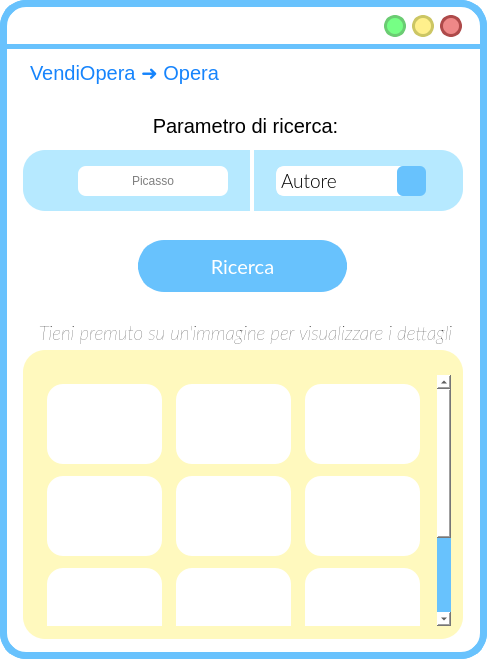
<?xml version="1.0" encoding="UTF-8"?>
<ui version="4.0">
 <class>MainWindow</class>
 <widget class="QMainWindow" name="MainWindow">
  <property name="geometry">
   <rect>
    <x>0</x>
    <y>0</y>
    <width>487</width>
    <height>659</height>
   </rect>
  </property>
  <property name="cursor">
   <cursorShape>ArrowCursor</cursorShape>
  </property>
  <property name="windowTitle">
   <string>MainWindow</string>
  </property>
  <property name="styleSheet">
   <string notr="true">QWidget{
background:rgb(255, 255, 255);
border-radius:26px;
border-color:rgb(104, 194, 253);
border-style: solid;
border-width:7;
}

QLabel{
border-width:0;
font: 20pt &quot;Lato Light&quot;;
}
QLineEdit{
border-width:0;
font: 14pt &quot;Lato Light&quot;;
}
QComboBox{
border-width:0;
font: 14pt &quot;Lato Light&quot;;
}
QAbstractItemView {
    border: 3px solid  rgb(104, 194, 253);  
border-radius:8px;
  selection-background-color:  rgb(104, 194, 253);
margin:-2px;
text-align:center;
border-width:5;
}</string>
  </property>
  <widget class="QWidget" name="centralwidget">
   <widget class="QLabel" name="label">
    <property name="geometry">
     <rect>
      <x>0</x>
      <y>44</y>
      <width>641</width>
      <height>5</height>
     </rect>
    </property>
    <property name="styleSheet">
     <string notr="true">background-color:rgb(104, 194, 253);</string>
    </property>
    <property name="text">
     <string/>
    </property>
   </widget>
   <widget class="QLabel" name="label_2">
    <property name="geometry">
     <rect>
      <x>23</x>
      <y>150</y>
      <width>440</width>
      <height>61</height>
     </rect>
    </property>
    <property name="styleSheet">
     <string notr="true">left: 790px;
top: 159px;
width: 437px;
height: 650px;
line-height: 20px;
border-radius: 22px;
background-color: rgba(182, 233, 255, 255);
text-align: center;</string>
    </property>
    <property name="text">
     <string/>
    </property>
   </widget>
   <widget class="QPushButton" name="reduceButton">
    <property name="geometry">
     <rect>
      <x>384</x>
      <y>15</y>
      <width>22</width>
      <height>22</height>
     </rect>
    </property>
    <property name="sizePolicy">
     <sizepolicy hsizetype="Fixed" vsizetype="Fixed">
      <horstretch>0</horstretch>
      <verstretch>0</verstretch>
     </sizepolicy>
    </property>
    <property name="minimumSize">
     <size>
      <width>22</width>
      <height>22</height>
     </size>
    </property>
    <property name="maximumSize">
     <size>
      <width>24</width>
      <height>24</height>
     </size>
    </property>
    <property name="cursor">
     <cursorShape>PointingHandCursor</cursorShape>
    </property>
    <property name="styleSheet">
     <string notr="true">QPushButton{
 background-color:#76ff85;
 border-style: solid;
 border-radius:11px;
font: 18pt &quot;Candara&quot;;
border-color:#6bcc73;
border-width:3;
}

QPushButton::pressed{
	background-color : white;
	border-color:#6bcc73;
	border-width:3;
}
</string>
    </property>
    <property name="text">
     <string/>
    </property>
   </widget>
   <widget class="QPushButton" name="exitButton">
    <property name="geometry">
     <rect>
      <x>440</x>
      <y>15</y>
      <width>22</width>
      <height>22</height>
     </rect>
    </property>
    <property name="sizePolicy">
     <sizepolicy hsizetype="Fixed" vsizetype="Fixed">
      <horstretch>0</horstretch>
      <verstretch>0</verstretch>
     </sizepolicy>
    </property>
    <property name="minimumSize">
     <size>
      <width>22</width>
      <height>22</height>
     </size>
    </property>
    <property name="maximumSize">
     <size>
      <width>24</width>
      <height>24</height>
     </size>
    </property>
    <property name="cursor">
     <cursorShape>PointingHandCursor</cursorShape>
    </property>
    <property name="styleSheet">
     <string notr="true">QPushButton{
 background-color:#ee8888;
 border-style: solid;
 border-radius:11px;
font: 18pt &quot;Candara&quot;;
border-color:#ae4a4a;
border-width:3;
}

QPushButton::pressed{
	background-color : white;
	border-color:#ae4a4a;
	border-width:3;
}
</string>
    </property>
    <property name="text">
     <string/>
    </property>
   </widget>
   <widget class="QPushButton" name="maximizeButton">
    <property name="geometry">
     <rect>
      <x>412</x>
      <y>15</y>
      <width>22</width>
      <height>22</height>
     </rect>
    </property>
    <property name="sizePolicy">
     <sizepolicy hsizetype="Fixed" vsizetype="Fixed">
      <horstretch>0</horstretch>
      <verstretch>0</verstretch>
     </sizepolicy>
    </property>
    <property name="minimumSize">
     <size>
      <width>20</width>
      <height>20</height>
     </size>
    </property>
    <property name="maximumSize">
     <size>
      <width>24</width>
      <height>24</height>
     </size>
    </property>
    <property name="cursor">
     <cursorShape>PointingHandCursor</cursorShape>
    </property>
    <property name="styleSheet">
     <string notr="true">QPushButton{
 background-color:#fff08c	;
 border-style: solid;
 border-radius:11px;
font: 18pt &quot;Candara&quot;;
border-color:#ccc664;
border-width:3;
}

QPushButton::pressed{
	background-color : white;
	border-color:#ccc664;
	border-width:3;
}
</string>
    </property>
    <property name="text">
     <string/>
    </property>
   </widget>
   <widget class="QLabel" name="label_11">
    <property name="geometry">
     <rect>
      <x>39</x>
      <y>163</y>
      <width>34</width>
      <height>34</height>
     </rect>
    </property>
    <property name="autoFillBackground">
     <bool>false</bool>
    </property>
    <property name="styleSheet">
     <string notr="true">background-color: rgba(255, 255, 255,0);</string>
    </property>
    <property name="text">
     <string/>
    </property>
    <property name="pixmap">
     <pixmap resource="res/res.qrc">:/icons/search_FILL1_wght600_GRAD200_opsz48_risultato.png</pixmap>
    </property>
    <property name="scaledContents">
     <bool>true</bool>
    </property>
   </widget>
   <widget class="QLabel" name="label_18">
    <property name="geometry">
     <rect>
      <x>424</x>
      <y>57</y>
      <width>36</width>
      <height>36</height>
     </rect>
    </property>
    <property name="font">
     <font>
      <family>Lato Light</family>
      <pointsize>20</pointsize>
      <weight>50</weight>
      <italic>false</italic>
      <bold>false</bold>
     </font>
    </property>
    <property name="cursor">
     <cursorShape>PointingHandCursor</cursorShape>
    </property>
    <property name="autoFillBackground">
     <bool>false</bool>
    </property>
    <property name="styleSheet">
     <string notr="true">background-color: rgba(255, 255, 255,0);</string>
    </property>
    <property name="text">
     <string/>
    </property>
    <property name="pixmap">
     <pixmap resource="res/res.qrc">:/icons/arrow_back_FILL1_wght700_GRAD200_opsz48_risultato.png</pixmap>
    </property>
    <property name="scaledContents">
     <bool>true</bool>
    </property>
   </widget>
   <widget class="QLabel" name="titoloLabel_2">
    <property name="geometry">
     <rect>
      <x>30</x>
      <y>57</y>
      <width>311</width>
      <height>31</height>
     </rect>
    </property>
    <property name="styleSheet">
     <string notr="true">font-size: 20px;
text-align: left;
background-color: rgba(255, 255, 255,0);
color: #1684FC;
font: 16pt &quot;Lato&quot;;</string>
    </property>
    <property name="text">
     <string>VendiOpera ➜ Opera</string>
    </property>
   </widget>
   <widget class="QLabel" name="label_3">
    <property name="geometry">
     <rect>
      <x>20</x>
      <y>10</y>
      <width>361</width>
      <height>31</height>
     </rect>
    </property>
    <property name="cursor">
     <cursorShape>SizeAllCursor</cursorShape>
    </property>
    <property name="styleSheet">
     <string notr="true">color: rgba(255, 255, 255,0);
background-color:rgba(255, 255, 255,0);</string>
    </property>
    <property name="text">
     <string/>
    </property>
   </widget>
   <widget class="QLabel" name="titoloLabel_3">
    <property name="geometry">
     <rect>
      <x>10</x>
      <y>110</y>
      <width>471</width>
      <height>31</height>
     </rect>
    </property>
    <property name="styleSheet">
     <string notr="true">font-size: 20px;
text-align: left;
background-color: rgba(255, 255, 255,0);
</string>
    </property>
    <property name="text">
     <string>Parametro di ricerca:</string>
    </property>
    <property name="alignment">
     <set>Qt::AlignCenter</set>
    </property>
   </widget>
   <widget class="QLineEdit" name="lineEdit">
    <property name="geometry">
     <rect>
      <x>78</x>
      <y>166</y>
      <width>150</width>
      <height>30</height>
     </rect>
    </property>
    <property name="styleSheet">
     <string notr="true">QLineEdit{
background:rgb(255, 255, 255);
border-radius:8px;
border-color:rgb(104, 194, 253);
border-style: solid;
border-width:0;
font: 14pt &quot;Lato Light&quot;;
}
QLineEdit::focus{
background:rgb(255, 255, 255);
border-radius:8px;
border-color:rgb(104, 194, 253);
border-style: solid;
border-width:3;
}</string>
    </property>
    <property name="text">
     <string/>
    </property>
    <property name="alignment">
     <set>Qt::AlignCenter</set>
    </property>
    <property name="placeholderText">
     <string>Picasso</string>
    </property>
   </widget>
   <widget class="QLabel" name="label_4">
    <property name="geometry">
     <rect>
      <x>250</x>
      <y>144</y>
      <width>4</width>
      <height>70</height>
     </rect>
    </property>
    <property name="styleSheet">
     <string notr="true">background-color:#FFFFFF;</string>
    </property>
    <property name="text">
     <string/>
    </property>
   </widget>
   <widget class="QComboBox" name="tipoRicercaComboBox">
    <property name="geometry">
     <rect>
      <x>276</x>
      <y>166</y>
      <width>150</width>
      <height>30</height>
     </rect>
    </property>
    <property name="font">
     <font>
      <family>Lato Light</family>
      <pointsize>14</pointsize>
      <weight>50</weight>
      <italic>false</italic>
      <bold>false</bold>
      <strikeout>false</strikeout>
      <stylestrategy>PreferDefault</stylestrategy>
     </font>
    </property>
    <property name="toolTip">
     <string/>
    </property>
    <property name="styleSheet">
     <string notr="true">

QComboBox{
background:rgb(255, 255, 255);
border-radius:8px;
border-color:rgb(255, 255, 255);
border-style: solid;
text-align:center;
border-width:3;
}
QComboBox::focus{
background:rgb(255, 255, 255);
border-radius:8px;
border-color:rgb(104, 194, 253);
border-style: solid;
border-width:3;
}

QComboBox::down-arrow {
    image: url(:/icons/expand_more_FILL1_wght600_GRAD200_opsz48_risultato.png);

    width: 26px;
    height: 26px;
margin: 0px 0px 0px 0px
}

QComboBox::drop-down  {
	background-color:rgb(104, 194, 253);
border-radius:6px;
margin:-3px -3px -3px -10px;
    border: 0px; /* This seems to replace the whole arrow of the combo box */

}
</string>
    </property>
    <property name="editable">
     <bool>false</bool>
    </property>
    <property name="currentText">
     <string>Autore</string>
    </property>
    <property name="iconSize">
     <size>
      <width>16</width>
      <height>16</height>
     </size>
    </property>
    <property name="frame">
     <bool>true</bool>
    </property>
    <item>
     <property name="text">
      <string>Autore</string>
     </property>
    </item>
    <item>
     <property name="text">
      <string>Data</string>
     </property>
    </item>
    <item>
     <property name="text">
      <string>Nome</string>
     </property>
    </item>
    <item>
     <property name="text">
      <string>Tipo</string>
     </property>
    </item>
    <item>
     <property name="text">
      <string>Periodo</string>
     </property>
    </item>
   </widget>
   <widget class="QPushButton" name="pushButton">
    <property name="geometry">
     <rect>
      <x>138</x>
      <y>240</y>
      <width>209</width>
      <height>52</height>
     </rect>
    </property>
    <property name="font">
     <font>
      <family>Lato</family>
      <pointsize>15</pointsize>
      <weight>50</weight>
      <italic>false</italic>
      <bold>false</bold>
     </font>
    </property>
    <property name="cursor">
     <cursorShape>PointingHandCursor</cursorShape>
    </property>
    <property name="autoFillBackground">
     <bool>false</bool>
    </property>
    <property name="styleSheet">
     <string notr="true">QPushButton{
 background-color:rgb(104, 194, 253);
 border-style: solid;
 border-radius:26px;
color: rgb(255, 255, 255);
	font: 15pt &quot;Lato&quot;;
}

QPushButton::hover{


	border-color : rgb(15, 138, 204);
	color: white;
border-width:0;
}

QPushButton::pressed{
	border-color:rgb(104, 194, 253);
	border-width:4;
	background-color : white;
	color:rgb(104, 194, 253);
}
</string>
    </property>
    <property name="text">
     <string>Ricerca</string>
    </property>
   </widget>
   <widget class="QLabel" name="titoloLabel_4">
    <property name="geometry">
     <rect>
      <x>10</x>
      <y>317</y>
      <width>471</width>
      <height>31</height>
     </rect>
    </property>
    <property name="font">
     <font>
      <family>Lato</family>
      <pointsize>14</pointsize>
      <weight>3</weight>
      <italic>true</italic>
      <bold>false</bold>
     </font>
    </property>
    <property name="styleSheet">
     <string notr="true">
text-align: left;
background-color: rgba(255, 255, 255,0);
font: 25 italic 14pt &quot;Lato&quot;;</string>
    </property>
    <property name="text">
     <string>Tieni premuto su un'immagine per visualizzare i dettagli</string>
    </property>
    <property name="alignment">
     <set>Qt::AlignCenter</set>
    </property>
   </widget>
   <widget class="QLabel" name="immagineLabel">
    <property name="geometry">
     <rect>
      <x>23</x>
      <y>350</y>
      <width>440</width>
      <height>289</height>
     </rect>
    </property>
    <property name="sizePolicy">
     <sizepolicy hsizetype="Fixed" vsizetype="Fixed">
      <horstretch>0</horstretch>
      <verstretch>0</verstretch>
     </sizepolicy>
    </property>
    <property name="styleSheet">
     <string notr="true">border-radius: 22px;
background-color: rgba(255, 249, 190, 255);</string>
    </property>
    <property name="text">
     <string/>
    </property>
    <property name="scaledContents">
     <bool>true</bool>
    </property>
    <property name="alignment">
     <set>Qt::AlignCenter</set>
    </property>
    <property name="margin">
     <number>10</number>
    </property>
    <property name="indent">
     <number>10</number>
    </property>
   </widget>
   <widget class="QScrollArea" name="scrollArea">
    <property name="geometry">
     <rect>
      <x>30</x>
      <y>375</y>
      <width>421</width>
      <height>251</height>
     </rect>
    </property>
    <property name="styleSheet">
     <string notr="true">QWidget{
background:rgb(255, 255, 255);
border-radius:0px;
border-color:rgb(255, 249, 190);
border-style: solid;
border-width:7;
}


QScrollArea{
border-width:0px;
border-radius: 22px;
background-color: rgba(255, 255, 255, 255);
}

QScrollBar{
border-width:0px;
	border-radius:4px;
background-color: rgba(255, 255, 255, 255);

}


/* VERTICAL SCROLLBAR */
 QScrollBar:vertical {
	border: none;
    width: 14px;
    margin: 0px 0 0px 0;
	border-radius: 7px;
margin: 0px 0px 0px 0px;

 }



/*  HANDLE BAR VERTICAL */
QScrollBar::handle:vertical {	
	background-color:#68C2FD;
	min-height: 30px;	
	border-radius: 7px;

}
QScrollBar::handle:vertical:hover{	
	background-color:#A6E4FF;
}
QScrollBar::handle:vertical:pressed {	
	background-color: #5AA7D9;
}


/* BTN TOP - SCROLLBAR */
QScrollBar::sub-line:vertical {
	background-color: rgb(255, 255, 255);
	border-radius: 7px;
}
QScrollBar::sub-line:vertical:hover {	
	background-color:#68C2FD;
}
QScrollBar::sub-line:vertical:pressed {	
	background-color: #5AA7D9;
}

/* BTN BOTTOM - SCROLLBAR  */
QScrollBar::add-line:vertical {

	background-color: rgb(255, 255, 255);
	border-radius: 7px;

}
QScrollBar::add-line:vertical:hover {	
	background-color:rgb(255, 255, 255)
}
QScrollBar::add-line:vertical:pressed {	
	background-color:rgb(255, 255, 255)
}
/* RESET ARROW  */
QScrollBar::up-arrow:vertical, QScrollBar::down-arrow:vertical {
	background: none;
}
QScrollBar::add-page:vertical, QScrollBar::sub-page:vertical {
	background: none;
} 
</string>
    </property>
    <property name="horizontalScrollBarPolicy">
     <enum>Qt::ScrollBarAlwaysOff</enum>
    </property>
    <property name="widgetResizable">
     <bool>true</bool>
    </property>
    <widget class="QWidget" name="scrollAreaWidgetContents">
     <property name="geometry">
      <rect>
       <x>0</x>
       <y>0</y>
       <width>407</width>
       <height>376</height>
      </rect>
     </property>
     <property name="styleSheet">
      <string notr="true">border-width:0px;
border-radius: 0px;
background-color: rgba(255, 249, 190, 255);</string>
     </property>
     <layout class="QVBoxLayout" name="verticalLayout">
      <item>
       <layout class="QGridLayout" name="gridLayout">
        <property name="leftMargin">
         <number>8</number>
        </property>
        <property name="topMargin">
         <number>0</number>
        </property>
        <property name="rightMargin">
         <number>8</number>
        </property>
        <property name="bottomMargin">
         <number>0</number>
        </property>
        <property name="horizontalSpacing">
         <number>14</number>
        </property>
        <property name="verticalSpacing">
         <number>12</number>
        </property>
        <item row="0" column="0">
         <widget class="QLabel" name="immagineLabel_10">
          <property name="sizePolicy">
           <sizepolicy hsizetype="MinimumExpanding" vsizetype="MinimumExpanding">
            <horstretch>0</horstretch>
            <verstretch>0</verstretch>
           </sizepolicy>
          </property>
          <property name="minimumSize">
           <size>
            <width>100</width>
            <height>80</height>
           </size>
          </property>
          <property name="styleSheet">
           <string notr="true">border-radius: 16px;
background-color: rgba(255, 255, 255, 255);</string>
          </property>
          <property name="text">
           <string/>
          </property>
          <property name="scaledContents">
           <bool>true</bool>
          </property>
          <property name="alignment">
           <set>Qt::AlignCenter</set>
          </property>
          <property name="margin">
           <number>10</number>
          </property>
          <property name="indent">
           <number>10</number>
          </property>
         </widget>
        </item>
        <item row="1" column="2">
         <widget class="QLabel" name="immagineLabel_15">
          <property name="sizePolicy">
           <sizepolicy hsizetype="MinimumExpanding" vsizetype="MinimumExpanding">
            <horstretch>0</horstretch>
            <verstretch>0</verstretch>
           </sizepolicy>
          </property>
          <property name="minimumSize">
           <size>
            <width>100</width>
            <height>80</height>
           </size>
          </property>
          <property name="styleSheet">
           <string notr="true">border-radius: 16px;
background-color: rgba(255, 255, 255, 255);</string>
          </property>
          <property name="text">
           <string/>
          </property>
          <property name="scaledContents">
           <bool>true</bool>
          </property>
          <property name="alignment">
           <set>Qt::AlignCenter</set>
          </property>
          <property name="margin">
           <number>10</number>
          </property>
          <property name="indent">
           <number>10</number>
          </property>
         </widget>
        </item>
        <item row="1" column="0">
         <widget class="QLabel" name="immagineLabel_11">
          <property name="sizePolicy">
           <sizepolicy hsizetype="MinimumExpanding" vsizetype="MinimumExpanding">
            <horstretch>0</horstretch>
            <verstretch>0</verstretch>
           </sizepolicy>
          </property>
          <property name="minimumSize">
           <size>
            <width>100</width>
            <height>80</height>
           </size>
          </property>
          <property name="styleSheet">
           <string notr="true">border-radius: 16px;
background-color: rgba(255, 255, 255, 255);</string>
          </property>
          <property name="text">
           <string/>
          </property>
          <property name="scaledContents">
           <bool>true</bool>
          </property>
          <property name="alignment">
           <set>Qt::AlignCenter</set>
          </property>
          <property name="margin">
           <number>10</number>
          </property>
          <property name="indent">
           <number>10</number>
          </property>
         </widget>
        </item>
        <item row="2" column="1">
         <widget class="QLabel" name="immagineLabel_16">
          <property name="sizePolicy">
           <sizepolicy hsizetype="MinimumExpanding" vsizetype="MinimumExpanding">
            <horstretch>0</horstretch>
            <verstretch>0</verstretch>
           </sizepolicy>
          </property>
          <property name="minimumSize">
           <size>
            <width>100</width>
            <height>80</height>
           </size>
          </property>
          <property name="styleSheet">
           <string notr="true">border-radius: 16px;
background-color: rgba(255, 255, 255, 255);</string>
          </property>
          <property name="text">
           <string/>
          </property>
          <property name="scaledContents">
           <bool>true</bool>
          </property>
          <property name="alignment">
           <set>Qt::AlignCenter</set>
          </property>
          <property name="margin">
           <number>10</number>
          </property>
          <property name="indent">
           <number>10</number>
          </property>
         </widget>
        </item>
        <item row="2" column="2">
         <widget class="QLabel" name="immagineLabel_17">
          <property name="sizePolicy">
           <sizepolicy hsizetype="MinimumExpanding" vsizetype="MinimumExpanding">
            <horstretch>0</horstretch>
            <verstretch>0</verstretch>
           </sizepolicy>
          </property>
          <property name="minimumSize">
           <size>
            <width>100</width>
            <height>80</height>
           </size>
          </property>
          <property name="styleSheet">
           <string notr="true">border-radius: 16px;
background-color: rgba(255, 255, 255, 255);</string>
          </property>
          <property name="text">
           <string/>
          </property>
          <property name="scaledContents">
           <bool>true</bool>
          </property>
          <property name="alignment">
           <set>Qt::AlignCenter</set>
          </property>
          <property name="margin">
           <number>10</number>
          </property>
          <property name="indent">
           <number>10</number>
          </property>
         </widget>
        </item>
        <item row="2" column="0">
         <widget class="QLabel" name="immagineLabel_18">
          <property name="sizePolicy">
           <sizepolicy hsizetype="MinimumExpanding" vsizetype="MinimumExpanding">
            <horstretch>0</horstretch>
            <verstretch>0</verstretch>
           </sizepolicy>
          </property>
          <property name="minimumSize">
           <size>
            <width>100</width>
            <height>80</height>
           </size>
          </property>
          <property name="styleSheet">
           <string notr="true">border-radius: 16px;
background-color: rgba(255, 255, 255, 255);</string>
          </property>
          <property name="text">
           <string/>
          </property>
          <property name="scaledContents">
           <bool>true</bool>
          </property>
          <property name="alignment">
           <set>Qt::AlignCenter</set>
          </property>
          <property name="margin">
           <number>10</number>
          </property>
          <property name="indent">
           <number>10</number>
          </property>
         </widget>
        </item>
        <item row="1" column="1">
         <widget class="QLabel" name="immagineLabel_12">
          <property name="sizePolicy">
           <sizepolicy hsizetype="MinimumExpanding" vsizetype="MinimumExpanding">
            <horstretch>0</horstretch>
            <verstretch>0</verstretch>
           </sizepolicy>
          </property>
          <property name="minimumSize">
           <size>
            <width>100</width>
            <height>80</height>
           </size>
          </property>
          <property name="styleSheet">
           <string notr="true">border-radius: 16px;
background-color: rgba(255, 255, 255, 255);</string>
          </property>
          <property name="text">
           <string/>
          </property>
          <property name="scaledContents">
           <bool>true</bool>
          </property>
          <property name="alignment">
           <set>Qt::AlignCenter</set>
          </property>
          <property name="margin">
           <number>10</number>
          </property>
          <property name="indent">
           <number>10</number>
          </property>
         </widget>
        </item>
        <item row="0" column="2">
         <widget class="QLabel" name="immagineLabel_13">
          <property name="sizePolicy">
           <sizepolicy hsizetype="MinimumExpanding" vsizetype="MinimumExpanding">
            <horstretch>0</horstretch>
            <verstretch>0</verstretch>
           </sizepolicy>
          </property>
          <property name="minimumSize">
           <size>
            <width>100</width>
            <height>80</height>
           </size>
          </property>
          <property name="styleSheet">
           <string notr="true">border-radius: 16px;
background-color: rgba(255, 255, 255, 255);</string>
          </property>
          <property name="text">
           <string/>
          </property>
          <property name="scaledContents">
           <bool>true</bool>
          </property>
          <property name="alignment">
           <set>Qt::AlignCenter</set>
          </property>
          <property name="margin">
           <number>10</number>
          </property>
          <property name="indent">
           <number>10</number>
          </property>
         </widget>
        </item>
        <item row="0" column="1">
         <widget class="QLabel" name="immagineLabel_14">
          <property name="sizePolicy">
           <sizepolicy hsizetype="MinimumExpanding" vsizetype="MinimumExpanding">
            <horstretch>0</horstretch>
            <verstretch>0</verstretch>
           </sizepolicy>
          </property>
          <property name="minimumSize">
           <size>
            <width>100</width>
            <height>80</height>
           </size>
          </property>
          <property name="styleSheet">
           <string notr="true">border-radius: 16px;
background-color: rgba(255, 255, 255, 255);</string>
          </property>
          <property name="text">
           <string/>
          </property>
          <property name="scaledContents">
           <bool>true</bool>
          </property>
          <property name="alignment">
           <set>Qt::AlignCenter</set>
          </property>
          <property name="margin">
           <number>10</number>
          </property>
          <property name="indent">
           <number>10</number>
          </property>
         </widget>
        </item>
        <item row="3" column="1">
         <widget class="QLabel" name="immagineLabel_19">
          <property name="sizePolicy">
           <sizepolicy hsizetype="MinimumExpanding" vsizetype="MinimumExpanding">
            <horstretch>0</horstretch>
            <verstretch>0</verstretch>
           </sizepolicy>
          </property>
          <property name="minimumSize">
           <size>
            <width>100</width>
            <height>80</height>
           </size>
          </property>
          <property name="styleSheet">
           <string notr="true">border-radius: 16px;
background-color: rgba(255, 255, 255, 255);</string>
          </property>
          <property name="text">
           <string/>
          </property>
          <property name="scaledContents">
           <bool>true</bool>
          </property>
          <property name="alignment">
           <set>Qt::AlignCenter</set>
          </property>
          <property name="margin">
           <number>10</number>
          </property>
          <property name="indent">
           <number>10</number>
          </property>
         </widget>
        </item>
        <item row="3" column="0">
         <widget class="QLabel" name="immagineLabel_21">
          <property name="sizePolicy">
           <sizepolicy hsizetype="MinimumExpanding" vsizetype="MinimumExpanding">
            <horstretch>0</horstretch>
            <verstretch>0</verstretch>
           </sizepolicy>
          </property>
          <property name="minimumSize">
           <size>
            <width>100</width>
            <height>80</height>
           </size>
          </property>
          <property name="styleSheet">
           <string notr="true">border-radius: 16px;
background-color: rgba(255, 255, 255, 255);</string>
          </property>
          <property name="text">
           <string/>
          </property>
          <property name="scaledContents">
           <bool>true</bool>
          </property>
          <property name="alignment">
           <set>Qt::AlignCenter</set>
          </property>
          <property name="margin">
           <number>10</number>
          </property>
          <property name="indent">
           <number>10</number>
          </property>
         </widget>
        </item>
       </layout>
      </item>
     </layout>
    </widget>
   </widget>
   <zorder>immagineLabel</zorder>
   <zorder>label</zorder>
   <zorder>label_2</zorder>
   <zorder>reduceButton</zorder>
   <zorder>exitButton</zorder>
   <zorder>maximizeButton</zorder>
   <zorder>label_11</zorder>
   <zorder>label_18</zorder>
   <zorder>titoloLabel_2</zorder>
   <zorder>label_3</zorder>
   <zorder>titoloLabel_3</zorder>
   <zorder>lineEdit</zorder>
   <zorder>label_4</zorder>
   <zorder>tipoRicercaComboBox</zorder>
   <zorder>pushButton</zorder>
   <zorder>titoloLabel_4</zorder>
   <zorder>scrollArea</zorder>
  </widget>
 </widget>
 <resources>
  <include location="res/res.qrc"/>
 </resources>
 <connections/>
</ui>
